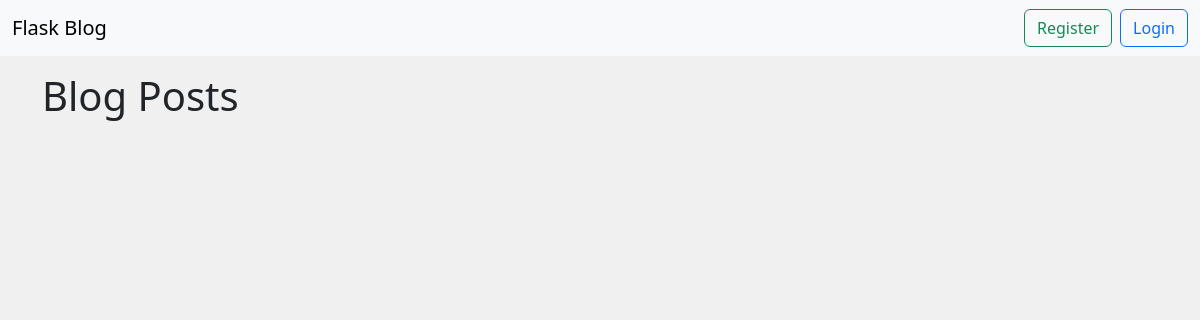
Before: / with the older database file.
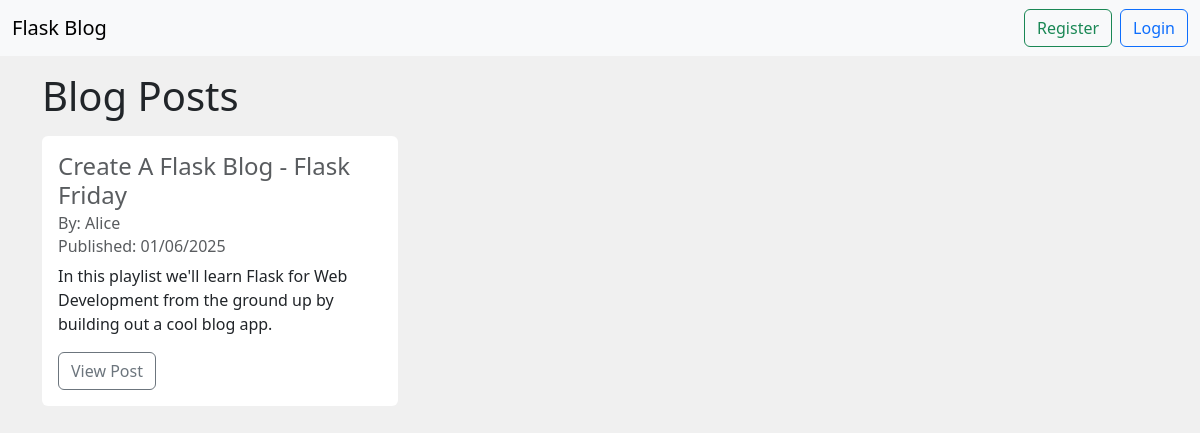
After: the same page with the newer database file.
### app/models.py (models this page shows, shortened)
class Post(db.Model):
    id = db.Column(db.Integer, primary_key=True)
    title = db.Column(db.String(255), nullable=False)
    content = db.Column(db.Text, nullable=False)
    created_at = db.Column(db.DateTime, default=datetime.now)
    user_id = db.Column(db.Integer, db.ForeignKey('user.id'))

class User(db.Model, UserMixin):
    id = db.Column(db.Integer, primary_key=True)
    name = db.Column(db.String(100), nullable=False)
    email = db.Column(db.String(100), nullable=False, unique=True)
    created_at = db.Column(db.DateTime, default=datetime.now)
    password = db.Column(db.String(128), nullable=False)
    is_admin = db.Column(db.Boolean, default=False)
    posts = db.relationship('Post', backref='author', lazy=True, cascade="all, delete-orphan")

### app/routes.py (the view)
@main.route("/")
def index():
    posts = Post.query.order_by(Post.created_at)
    return render_template("index.html", posts=posts)

### app/templates/index.html (shortened to what this page needs)
{% extends "base.html" %} {% block content %}
<h1 class="mb-3">Blog Posts</h1>
<div class="row">
  {% for post in posts %}
  <div class="col-sm-6 col-md-4 mb-3">
    <div class="card h-100 boder border-0">
      <div class="card-body">
        <h4 class="card-title">
          <a
            href="{{ url_for('main.get_post', id=post.id) }}"
            class="text-decoration-none text-body-secondary"
            >{{ post.title|title }}</a
          >
        </h4>
        <h6 class="card-subtitle mb-2 text-body-secondary">
          By: {{ post.author.name }}
        </h6>
        <h6 class="card-subtitle mb-2 text-body-secondary">
          Published: {{ post.created_at.strftime('%d/%m/%Y') }}
        </h6>
        <p class="card-text">{{ post.content }}</p>
        <a
          href="{{ url_for('main.get_post', id=post.id) }}"
          class="btn btn-outline-secondary"
          >View Post</a
        >
      </div>
    </div>
  </div>
  {% endfor %}
</div>
{% endblock %}

### app/templates/base.html (shortened to what this page needs)
<!DOCTYPE html>
<html lang="en">
  <head>
    <link
      href="https://cdn.jsdelivr.net/npm/bootstrap@5.3.6/dist/css/bootstrap.min.css"
      rel="stylesheet"
    />
    <link
      rel="stylesheet"
      href="{{ url_for('static', filename='css/style.css') }}"
    />
  </head>
  <body>
    {% include 'header.html' %}
    <div class="container">{% block content %} {% endblock %}</div>
  </body>
</html>

### app/templates/header.html (shortened to what this page needs)
<header>
  <nav class="navbar navbar-expand-lg bg-body-tertiary mb-3">
    <div class="container-fluid">
      <a class="navbar-brand" href="{{ url_for('main.index') }}">Flask Blog</a>
      <div class="collapse navbar-collapse" id="navbarSupportedContent">
        <form class="d-flex">
          {% if current_user.is_authenticated %}
          <a
            class="btn btn-outline-warning me-2"
            href="{{ url_for('main.add_post') }}"
            >Add New Post</a
          >
          <a
            class="btn btn-outline-danger me-2"
            href="{{ url_for('main.logout') }}"
            >Log out</a
          >
          {% else %}
          <a
            class="btn btn-outline-success me-2"
            href="{{ url_for('main.register') }}"
            >Register</a
          >
          <a class="btn btn-outline-primary" href="{{ url_for('main.login') }}"
            >Login</a
          >
          {% endif %}
        </form>
      </div>
    </div>
  </nav>
</header>

### app/static/css/style.css (style rules this page uses)
body { background-color: #f0f0f0; }

Changed rows visible on the page:
added Post: title "Create A Flask Blog - Flask Friday", author.name "Alice", created_at "01/06/2025", content "In this playlist we'll learn Flask for Web Development from the ground up by building out a cool blog app."
